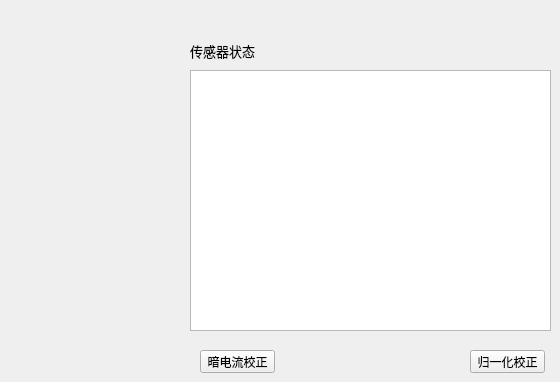
      <widget class="QWidget" name="tab_10">
       <attribute name="icon">
        <iconset>
         <normaloff>tab_传感器校正.bmp</normaloff>tab_传感器校正.bmp</iconset>
       </attribute>
       <attribute name="title">
        <string/>
       </attribute>
       <widget class="QTextEdit" name="textEdit_4">
        <property name="geometry">
         <rect>
          <x>190</x>
          <y>70</y>
          <width>361</width>
          <height>261</height>
         </rect>
        </property>
       </widget>
       <widget class="QLabel" name="label_4">
        <property name="geometry">
         <rect>
          <x>190</x>
          <y>40</y>
          <width>71</width>
          <height>21</height>
         </rect>
        </property>
        <property name="font">
         <font>
          <pointsize>10</pointsize>
         </font>
        </property>
        <property name="text">
         <string>传感器状态</string>
        </property>
       </widget>
       <widget class="QPushButton" name="pushButton_4">
        <property name="geometry">
         <rect>
          <x>200</x>
          <y>350</y>
          <width>75</width>
          <height>23</height>
         </rect>
        </property>
        <property name="text">
         <string>暗电流校正</string>
        </property>
       </widget>
       <widget class="QPushButton" name="pushButton_3">
        <property name="geometry">
         <rect>
          <x>470</x>
          <y>350</y>
          <width>75</width>
          <height>23</height>
         </rect>
        </property>
        <property name="text">
         <string>归一化校正</string>
        </property>
       </widget>
      </widget>
